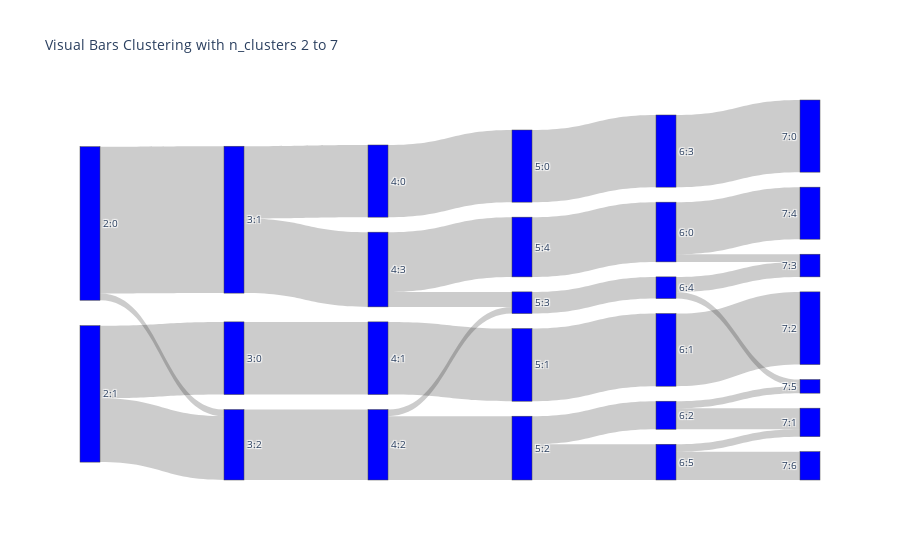

Notebook code cell kept with this figure:
### Code cell
# #### sankey diagram 

# link, label = sk.convert_lbls_to_sankey_nodes(x_lbls_L)
# # plot
# fig = go.Figure(data=
#           [go.Sankey(node = dict(pad = 15, thickness=20, label = label, color =  "blue"),
#                      link = link)])
    
# fig.update_layout(title_text="Visual Bars Clustering with n_clusters 2 to 7", font_size=10)
# fig.show()

### Figure 1 — Plotly figure (JSON) as saved in the notebook; plotly's stock layout.template omitted (floating-point values rounded to 4 significant figures)
{"data": [{"link": {"source": [0, 0, 0, 1, 1, 1, 2, 2, 2, 2, 3, 3, 3, 3, 4, 4, 4, 4, 5, 5, 5, 5, 5, 6, 6, 6, 6, 6, 7, 7, 7, 7, 7, 8, 8, 8, 8, 8, 9, 9, 9, 9, 9, 9, 10, 10, 10, 10, 10, 10, 11, 11, 11, 11, 11, 11, 12, 12, 12, 12, 12, 12, 13, 13, 13, 13, 13, 13, 14, 14, 14, 14, 14, 14, 14, 15, 15, 15, 15, 15, 15, 15, 16, 16, 16, 16, 16, 16, 16, 17, 17, 17, 17, 17, 17, 17, 18, 18, 18, 18, 18, 18, 18, 19, 19, 19, 19, 19, 19, 19], "target": [2, 3, 4, 2, 3, 4, 5, 6, 7, 8, 5, 6, 7, 8, 5, 6, 7, 8, 9, 10, 11, 12, 13, 9, 10, 11, 12, 13, 9, 10, 11, 12, 13, 9, 10, 11, 12, 13, 14, 15, 16, 17, 18, 19, 14, 15, 16, 17, 18, 19, 14, 15, 16, 17, 18, 19, 14, 15, 16, 17, 18, 19, 14, 15, 16, 17, 18, 19, 20, 21, 22, 23, 24, 25, 26, 20, 21, 22, 23, 24, 25, 26, 20, 21, 22, 23, 24, 25, 26, 20, 21, 22, 23, 24, 25, 26, 20, 21, 22, 23, 24, 25, 26, 20, 21, 22, 23, 24, 25, 26], "value": [0, 5065, 230, 2505, 0, 2200, 0, 2505, 0, 0, 2488, 0, 0, 2577, 0, 0, 2430, 0, 2488, 0, 0, 0, 0, 0, 2505, 0, 0, 0, 0, 0, 2200, 230, 0, 0, 0, 0, 517, 2060, 0, 0, 0, 2488, 0, 0, 0, 2505, 0, 0, 0, 0, 0, 0, 967, 0, 0, 1233, 0, 0, 0, 0, 747, 0, 2060, 0, 0, 0, 0, 0, 0, 0, 0, 265, 1795, 0, 0, 0, 0, 2505, 0, 0, 0, 0, 0, 727, 0, 0, 0, 240, 0, 2488, 0, 0, 0, 0, 0, 0, 0, 0, 0, 517, 0, 230, 0, 0, 255, 0, 0, 0, 0, 978]}, "node": {"color": "blue", "label": ["2:0", "2:1", "3:0", "3:1", "3:2", "4:0", "4:1", "4:2", "4:3", "5:0", "5:1", "5:2", "5:3", "5:4", "6:0", "6:1", "6:2", "6:3", "6:4", "6:5", "7:0", "7:1", "7:2", "7:3", "7:4", "7:5", "7:6"], "pad": 15, "thickness": 20}, "type": "sankey"}], "layout": {"font": {"size": 10}, "title": {"text": "Visual Bars Clustering with n_clusters 2 to 7"}}}
